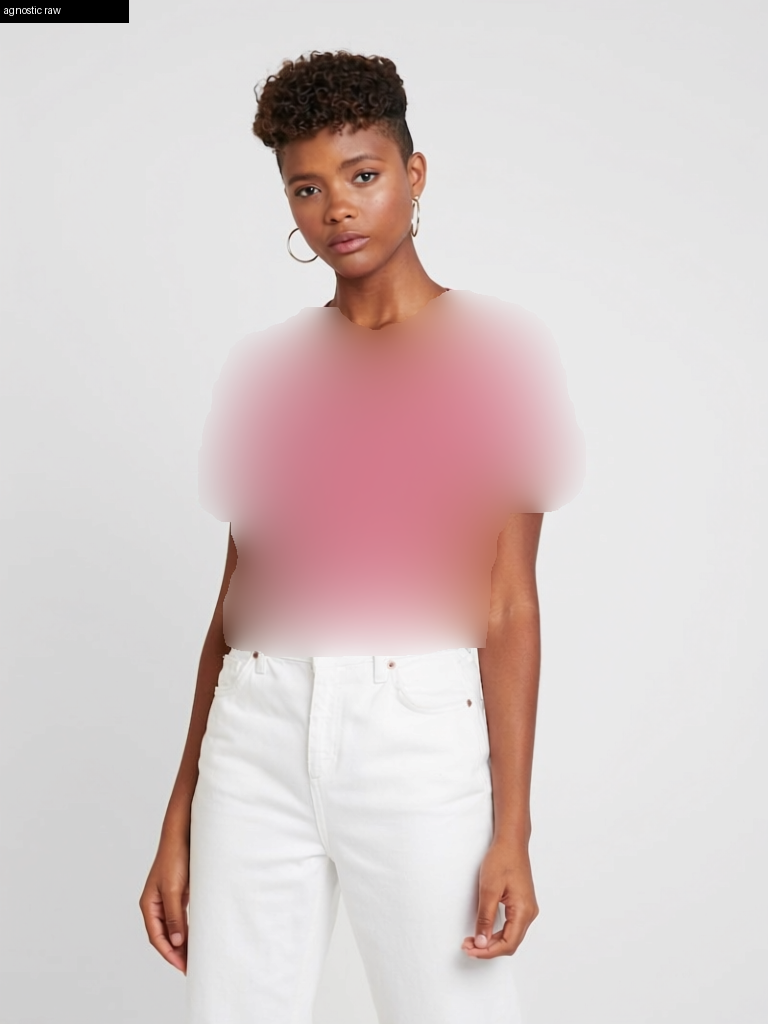
#> input picture v6b_qwen_vton/diag/v6_inputs/00013_00_01_agn_raw.png, 768 x 1024 px, given in place of 00006_00_raw_dep_gt.png, which was not available
$ python bg_postcorrect.py 1.0 1.0 ../../v6b_qwen_vton/diag/v6_inputs
#> lines starting #> are read from the running program, lines starting #| are printed output that depends on the picture; after the words box and inside, x2 and y2 are one past the last pixel; in counts of white or black regions, pixels touching at a corner belong together; pictures that were not available may be replaced by others from this repository, and a replacement may not be noted
"""
Region-aware bg post-correction (NO training).
For generated-background pixels: replace low-frequency color with a smooth field
interpolated from the REAL visible bg (the agnostic has this outside the person),
keep Qwen's high-frequency, feather edges. Garment/skin untouched.

    pred_bg          = generated pixels classified as bg
    target_bg_field  = smooth field from real visible bg (nearest-fill + blur)
    pred_low         = blur(pred_bg);  pred_high = pred_bg - pred_low
    fixed_bg         = target_bg_field + pred_high * strength
    final            = pred (garment/skin) ; fixed_bg (generated bg) ; feathered
"""
import sys, numpy as np
from PIL import Image
from scipy.ndimage import distance_transform_edt, gaussian_filter
BASE="/home/link/Desktop/Code/fashion gen testing"
STRENGTH=float(sys.argv[1]) if len(sys.argv)>1 else 1.0
FIELD_SIGMA=float(sys.argv[2]) if len(sys.argv)>2 else 25.0
def lum(x): return 0.299*x[...,0]+0.587*x[...,1]+0.114*x[...,2]
def cloud(gen,gt,pv):
    bg=~(pv>0); d=distance_transform_edt(bg); band=bg&(d>=8)&(d<=50)
    dL=lum(gen.astype(np.float32))-lum(gt.astype(np.float32))
    return float(abs(gaussian_filter(dL,15)[band]).mean())

def correct(gen, gt, pv):
    H,W=gen.shape[:2]
    bg = (pv==0)                                   # parse background
    fg = ~bg
    # "real visible bg" = the bg the deployment actually has: real pixels OUTSIDE the
    # person silhouette, away from the near-silhouette darkened band. Use gt there
    # (== agnostic bg at deploy). Exclude a dilation ring around the person so the
    # field is built only from clean far bg, then interpolate inward.
    dist_fg = distance_transform_edt(bg)           # dist from person
    visible = bg & (dist_fg > 12)                  # clean far bg (agnostic-real at deploy)
    # build target field: nearest-fill the visible real bg over the whole frame, blur
    src = gt.astype(np.float32).copy()
    idx = distance_transform_edt(~visible, return_distances=False, return_indices=True)
    filled = src[tuple(idx)]                        # nearest visible-bg color everywhere
    field = np.stack([gaussian_filter(filled[...,c], FIELD_SIGMA) for c in range(3)], -1)
    # correct generated bg: low from field, high from gen
    g = gen.astype(np.float32)
    g_low = np.stack([gaussian_filter(g[...,c], FIELD_SIGMA) for c in range(3)], -1)
    g_high = g - g_low
    fixed_bg = field + g_high*STRENGTH
    # feathered bg mask (soft, so garment/skin edges untouched)
    m = gaussian_filter(bg.astype(np.float32), 2.0)[...,None]
    out = g*(1-m) + fixed_bg*m
    return out.clip(0,255).astype(np.uint8)

srcdir=sys.argv[3] if len(sys.argv)>3 else "/tmp/rawdep_soar"
print(f"strength={STRENGTH} field_sigma={FIELD_SIGMA} src={srcdir}")
before=[]; after=[]
for s5 in ["00006","00008","00013","00017","00034"]:
    s=f"{s5}_00"
    im=Image.open(f"{srcdir}/{s}_raw_dep_gt.png").convert("RGB"); W3=im.size[0]//3
#> further down, im is the input picture: PIL image 768x1024 RGB; mean R, G, B 216.4, 203.8, 203.1
#> after `W3 = im.size[0] // 3`: W3 = 256
    gen=np.asarray(im.crop((0,0,W3,im.size[1])))
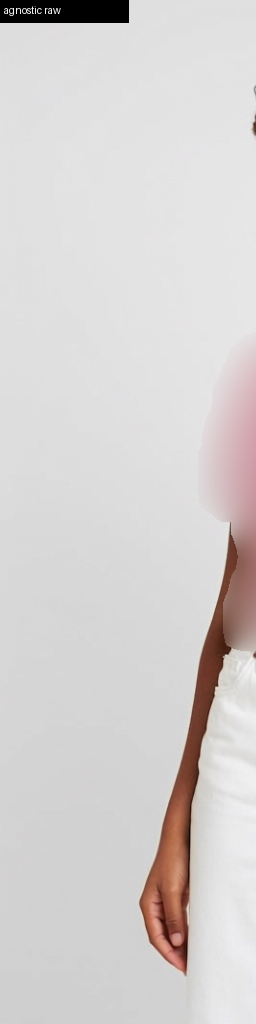
#> gen: shape (1024, 256, 3); mean R, G, B 213.5, 209.5, 208.9
    gt=Image.open(f"{BASE}/VITON-HD-dataset/test/image/{s}.jpg").convert("RGB")
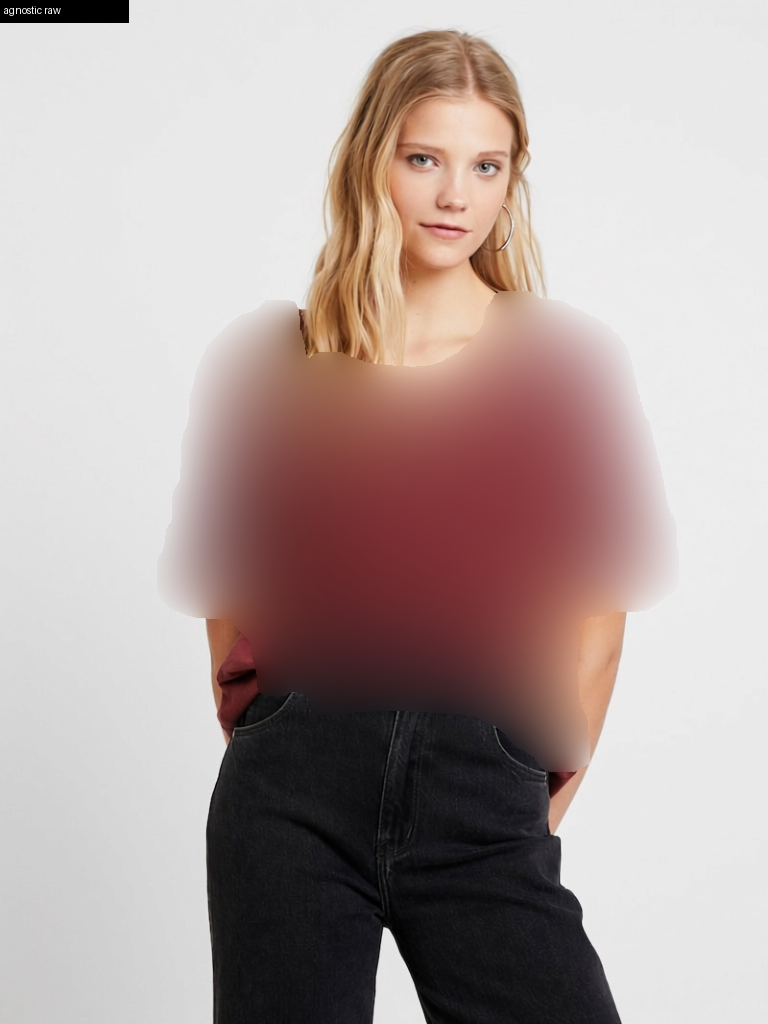
#> input picture v6b_qwen_vton/diag/v6_inputs/00017_00_01_agn_raw.png, 768 x 1024 px, given in place of 00006_00.jpg, which was not available
#> gt is the input picture: PIL image 768x1024 RGB; mean R, G, B 178.1, 163.2, 160.9
    W,Hh=gt.size; gen=np.asarray(Image.fromarray(gen).resize((W,Hh))); gt=np.asarray(gt)
#> after `W, Hh = gt.size`: W = 768; Hh = 1024
    pv=np.asarray(Image.open(f"{BASE}/VITON-HD-dataset/test/image-parse-v3/{s}.png").resize((W,Hh),Image.NEAREST))
    if pv.ndim==3: pv=pv[...,0]
    c0=cloud(gen,gt,pv); fixed=correct(gen,gt,pv); c1=cloud(fixed,gt,pv)
#> in cloud, `bg = ~(pv > 0)`:
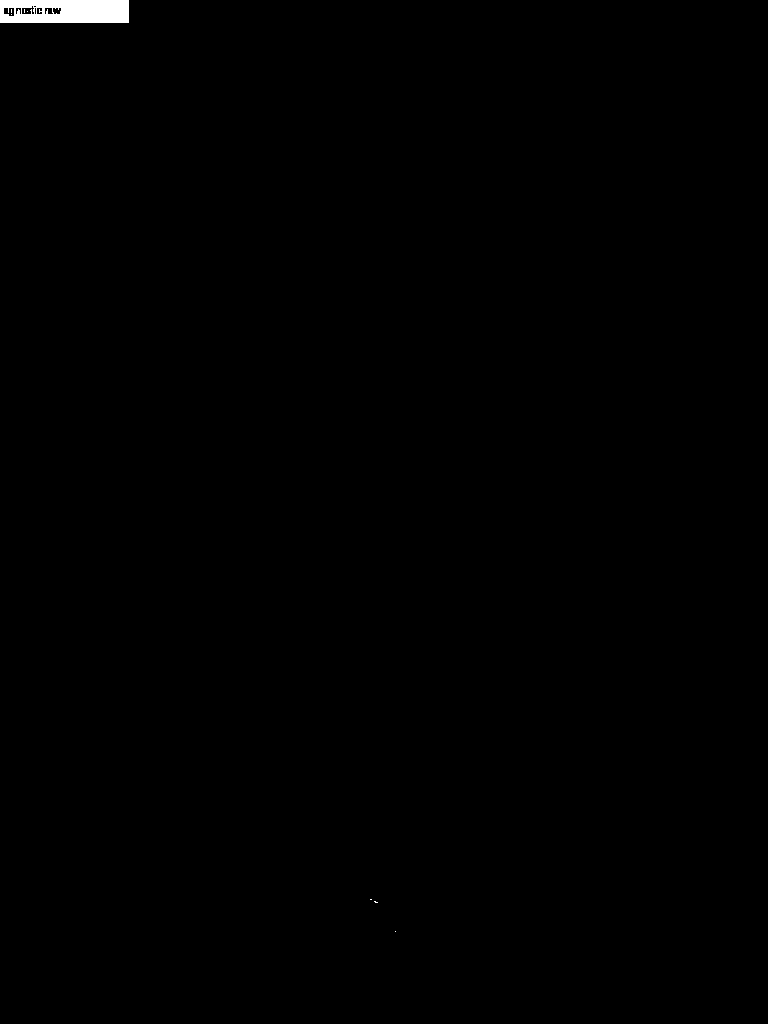
#> bg: shape (1024, 768) bool; 0.35% white; 8 white regions (7 under 20 px), largest, box (x1, y1, x2, y2) and area: (0, 0, 129, 23) 2713
#> in cloud, `band = bg & (d >= 8) & (d <= 50)`: band: shape (1024, 768) bool; 0.12% white; 2 white regions, box (x1, y1, x2, y2) and area: (41, 0, 122, 16) 901, (0, 0, 27, 2) 28
#> in cloud, `dL=lum(gen.astype(np.float32))-lum(gt.astype(np.float32))`:
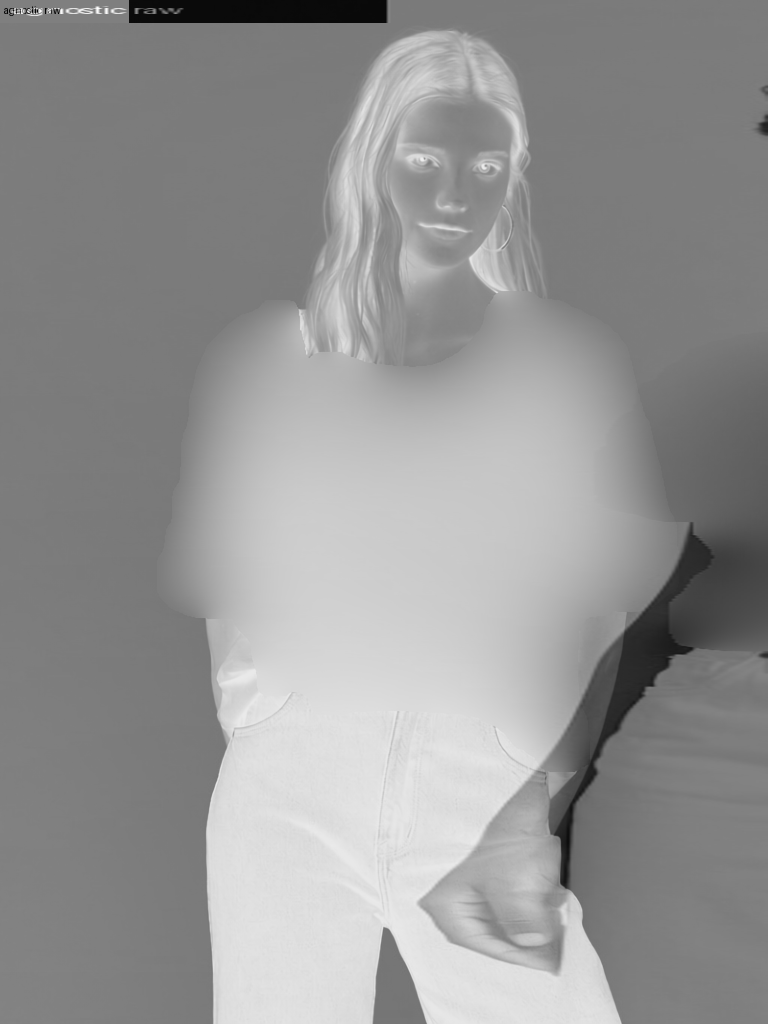
#> dL: shape (1024, 768) float32; min -252, max 252, mean 43.2; drawn with min black and max white
#> after `c0 = cloud(gen, gt, pv)`: c0 = 17.1
#> in correct, `visible = bg & (dist_fg > 12)`: visible: shape (1024, 768) bool; 0.06% white; 1 white region, box (x1, y1, x2, y2) and area: (69, 0, 117, 11) 499
#> in correct, `filled = src[tuple(idx)]`: filled: shape (1024, 768, 3) float32; every value is 0
#> in correct, `out = g*(1-m) + fixed_bg*m`:
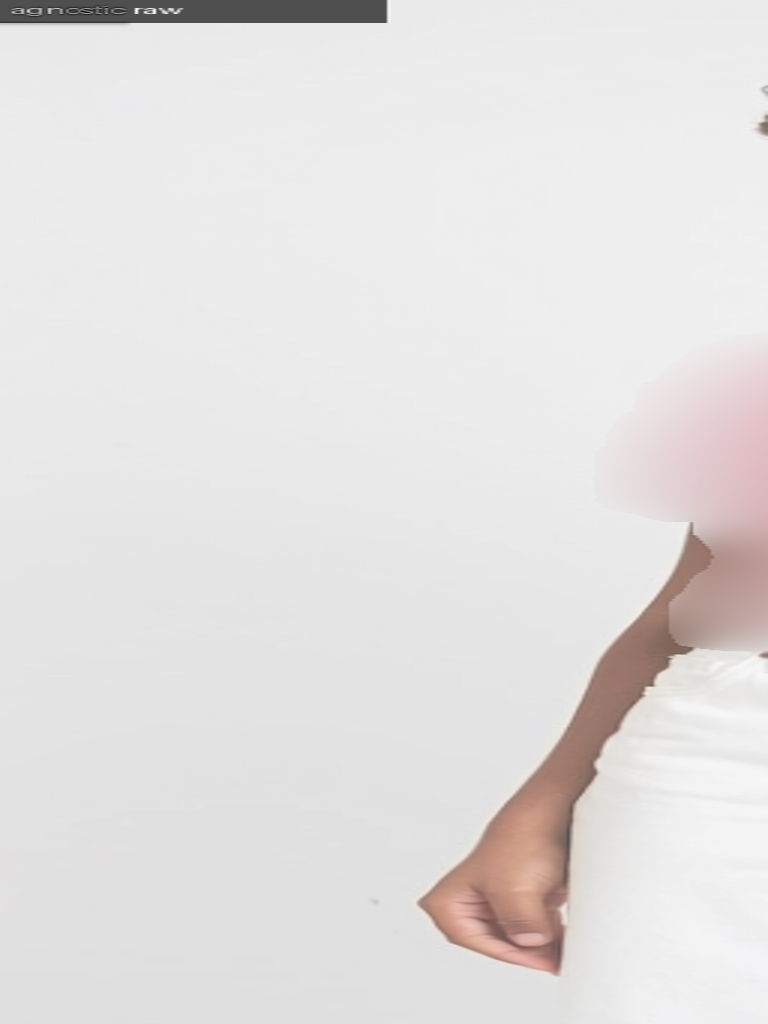
#> out: shape (1024, 768, 3) float32; mean R, G, B 213.3, 209.4, 208.8; drawn with min black and max white
#> after `c1 = cloud(fixed, gt, pv)`: c1 = 9.66
    before.append(c0); after.append(c1)
    Image.fromarray(np.concatenate([gen,fixed,gt],1)).save(f"/tmp/postcorr_{s5}.png")
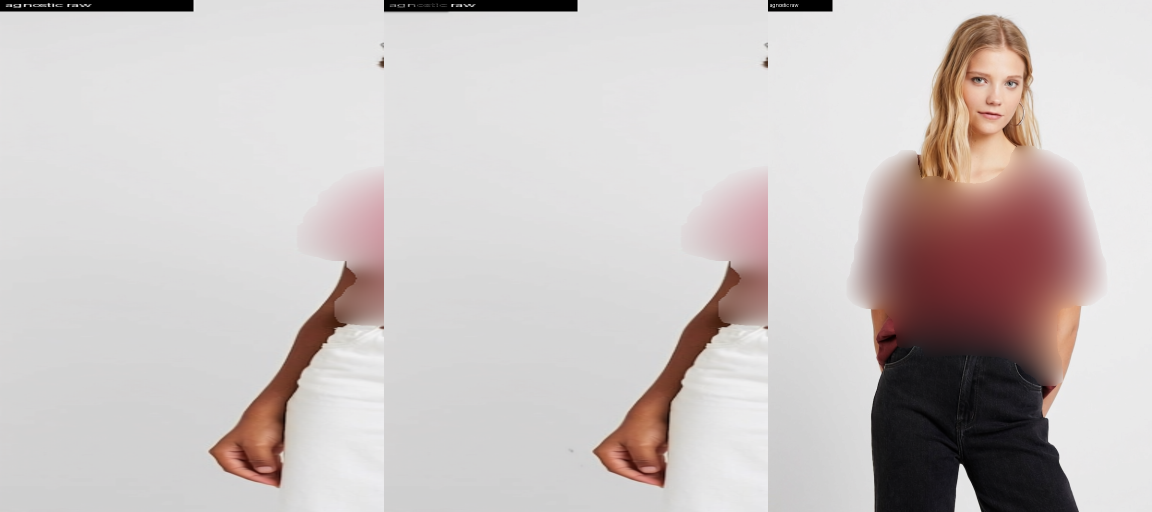
#> saved as postcorr_00006.png: PIL image 2304x1024 RGB (shown at 1/2 size); mean R, G, B 201.7, 194.1, 192.9
    print(f"  {s5}: CLOUD {c0:.2f} -> {c1:.2f}")
#|   00006: CLOUD 17.10 -> 9.66
#> (the run stopped early here; a loop or call above may not have finished)
